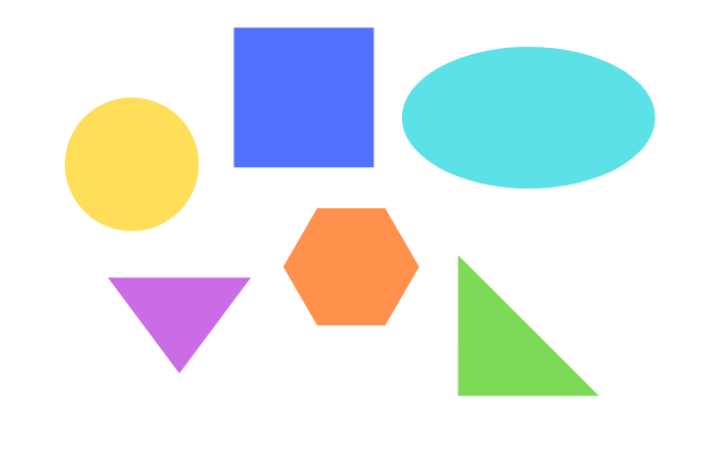
#> input picture resources/shapes.png, 717 x 463 px, found by its file name
$ python chapter8.py
#> lines starting #> are read from the running program, lines starting #| are printed output that depends on the picture; after the words box and inside, x2 and y2 are one past the last pixel; in counts of white or black regions, pixels touching at a corner belong together
# Contour and Shape Detection
import cv2
import numpy as np


# Helper function for multiple joining features
def stackImages(imgArray,scale,lables=[]):
    sizeW = imgArray[0][0].shape[1]
    sizeH = imgArray[0][0].shape[0]
    rows = len(imgArray)
    cols = len(imgArray[0])
    rowsAvailable = isinstance(imgArray[0], list)
    width = imgArray[0][0].shape[1]
    height = imgArray[0][0].shape[0]
    if rowsAvailable:
        for x in range ( 0, rows):
            for y in range(0, cols):
                imgArray[x][y] = cv2.resize(imgArray[x][y], (sizeW, sizeH), None, scale, scale)
                if len(imgArray[x][y].shape) == 2: imgArray[x][y]= cv2.cvtColor( imgArray[x][y], cv2.COLOR_GRAY2BGR)
        imageBlank = np.zeros((height, width, 3), np.uint8)
        hor = [imageBlank]*rows
        hor_con = [imageBlank]*rows
        for x in range(0, rows):
            hor[x] = np.hstack(imgArray[x])
            hor_con[x] = np.concatenate(imgArray[x])
        ver = np.vstack(hor)
        ver_con = np.concatenate(hor)
    else:
        for x in range(0, rows):
            imgArray[x] = cv2.resize(imgArray[x], (sizeW, sizeH), None, scale, scale)
            if len(imgArray[x].shape) == 2: imgArray[x] = cv2.cvtColor(imgArray[x], cv2.COLOR_GRAY2BGR)
        hor= np.hstack(imgArray)
        hor_con= np.concatenate(imgArray)
        ver = hor
    if len(lables) != 0:
        eachImgWidth= int(ver.shape[1] / cols)
        eachImgHeight = int(ver.shape[0] / rows)
        print(eachImgHeight)
        for d in range(0, rows):
            for c in range (0,cols):
                cv2.rectangle(ver,(c*eachImgWidth,eachImgHeight*d),(c*eachImgWidth+len(lables[d][c])*13+27,30+eachImgHeight*d),(255,255,255),cv2.FILLED)
                cv2.putText(ver,lables[d][c],(eachImgWidth*c+10,eachImgHeight*d+20),cv2.FONT_HERSHEY_COMPLEX,0.7,(255,0,255),2)
    return ver

# Helper function to get contours and shape detection
def get_contours(img):
    contours, hierarchy = cv2.findContours(img, cv2.RETR_EXTERNAL, cv2.CHAIN_APPROX_NONE)
    for cnt in contours:
        area = cv2.contourArea(cnt)
        print("Area for the shape: ", area)
        if area > 100:
            cv2.drawContours(imgContour, cnt, -1, (255, 0, 0), 3)
            prm = cv2.arcLength(cnt, True)
            # print("Arc Length the shape: ", prm)
            approx = cv2.approxPolyDP(cnt, 0.02 * prm, True)
            print("Approx Values: ", len(approx))
            objCor = len(approx)
            x, y, w, h = cv2.boundingRect(approx)

            if objCor == 3: objType = "Tri"
            elif objCor == 4:
                asp_ratio = w/float(h)
                if asp_ratio > 0.95 and asp_ratio < 1.05: objType = "Square"
                else: objType = "Rect"
            elif objCor == 5: objType = "Penta"
            elif objCor == 6: objType = "Hexa"
            elif objCor > 6: objType = "Circle"
            else: objType = "None"

            cv2.rectangle(imgContour, (x, y), (x+w, y+h), (0, 0, 255), 2)
            cv2.putText(imgContour, objType,
                        (x + (w//2) - 10, y + (h//2) - 10), cv2.FONT_HERSHEY_COMPLEX, 0.7,
                        (0, 0, 0), 2)


path = "/home/suleyman/PycharmProjects/pythonProject/resources/"

img = cv2.imread(path + "shapes.png")
#> img is the input picture: shape (463, 717, 3); mean B, G, R 233.9, 234.6, 226
imgContour = img.copy()

imgGray = cv2.cvtColor(img, cv2.COLOR_BGR2GRAY)
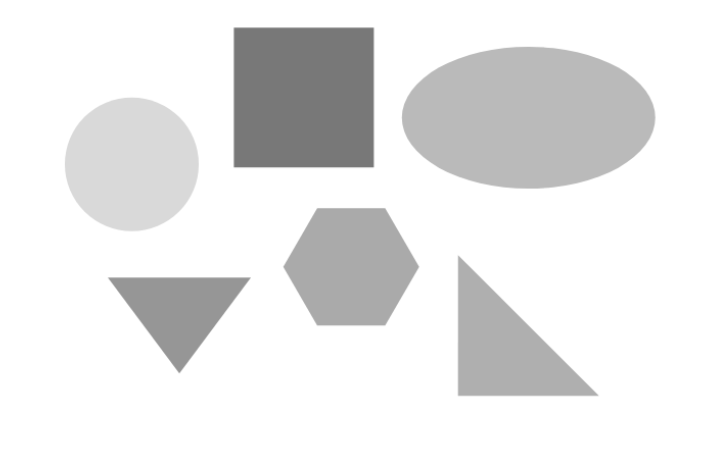
#> imgGray: shape (463, 717); min 120, max 255, mean 232
imgBlur = cv2.GaussianBlur(imgGray, (7, 7), 1)
imgCanny = cv2.Canny(imgBlur, 50, 50)
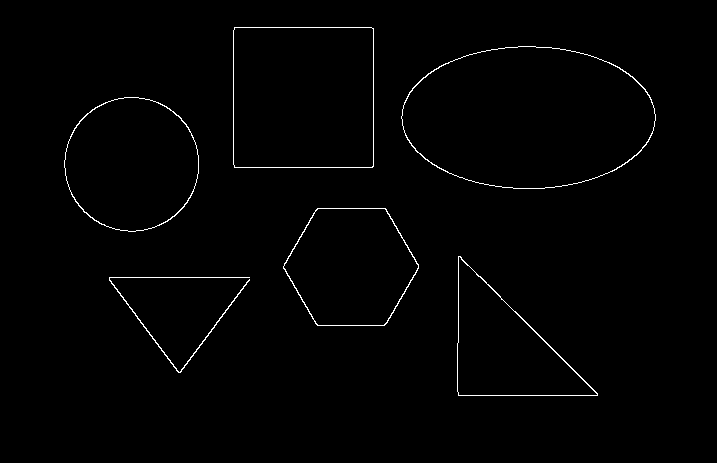
#> imgCanny: shape (463, 717); 0.98% white in thin lines or dots, all inside (x1, y1, x2, y2) = (64, 27, 656, 396)
get_contours(imgCanny)
#> in get_contours, `contours, hierarchy = cv2.findContours(img, cv2.RETR_EXTERNAL, cv2.CHA..`: contours = 6 contours; box (x1, y1, x2, y2) and area: (401, 46, 656, 189) 28243, (233, 27, 374, 168) 19593, (64, 97, 199, 232) 14092, (283, 208, 419, 326) 12000, (457, 256, 598, 396) 9951, (109, 277, 250, 373) 138
#> the loop in get_contours, `for cnt in contours:` made 6 passes
#> (area, prm, approx, objCor, x, y, w, h) on pass 6: (19593, 557.7, [[234, 27], [234, 167], [372, 167], [373, 28]], 4, 234, 27, 140, 141)
#> (area, prm, approx, objCor, x, y, w, h) on pass 2: (9951, 478.3, [[458, 256], [458, 395], [597, 395]], 3, 458, 256, 140, 140)
#| Area for the shape:  138.5
#| Approx Values:  6
#| Area for the shape:  9951.0
#| Approx Values:  3
#| Area for the shape:  12000.5
#| Approx Values:  6
#| Area for the shape:  14091.5
#| Approx Values:  8
#| Area for the shape:  28243.0
#| Approx Values:  8
#> (further printed lines are left out)
#> after the loop in get_contours, `for cnt in contours:`:
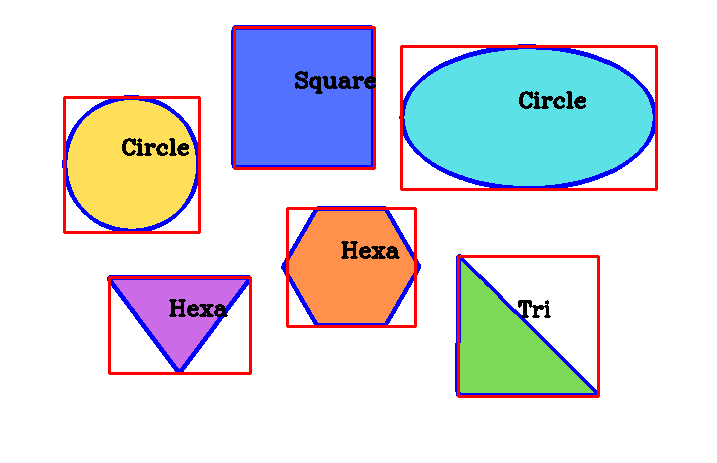
#> imgContour: shape (463, 717, 3); 6.74% of pixels changed, all inside (x1, y1, x2, y2) = (62, 25, 658, 398)

imgStack = stackImages([[img, imgBlur],
                        [imgContour, imgCanny]], 0.5)
#> after the loop in stackImages, `for x in range ( 0, rows):`: imgArray = 2 items
#> in stackImages, `ver = np.vstack(hor)`:
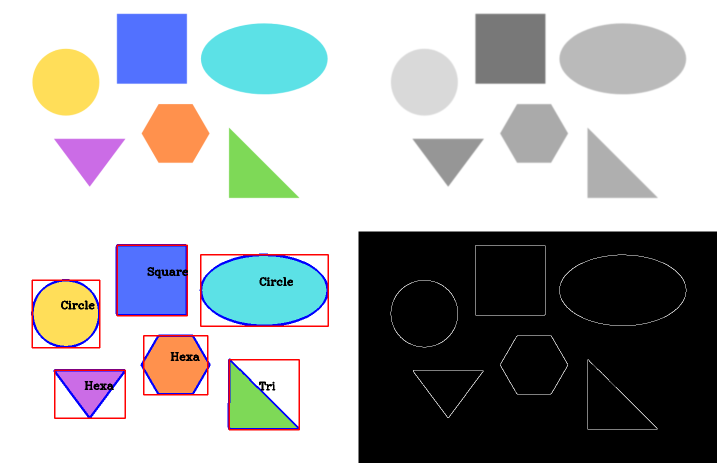
#> ver: shape (926, 1434, 3) (shown at 1/2 size); mean of channels 0, 1, 2 173.5, 172.2, 170; drawn as B, G, R

# cv2.imshow("original", img)
# cv2.imshow("gray image", imgGray)
# cv2.imshow("blur image", imgBlur)
cv2.imshow("images", imgStack)
cv2.waitKey(0)
